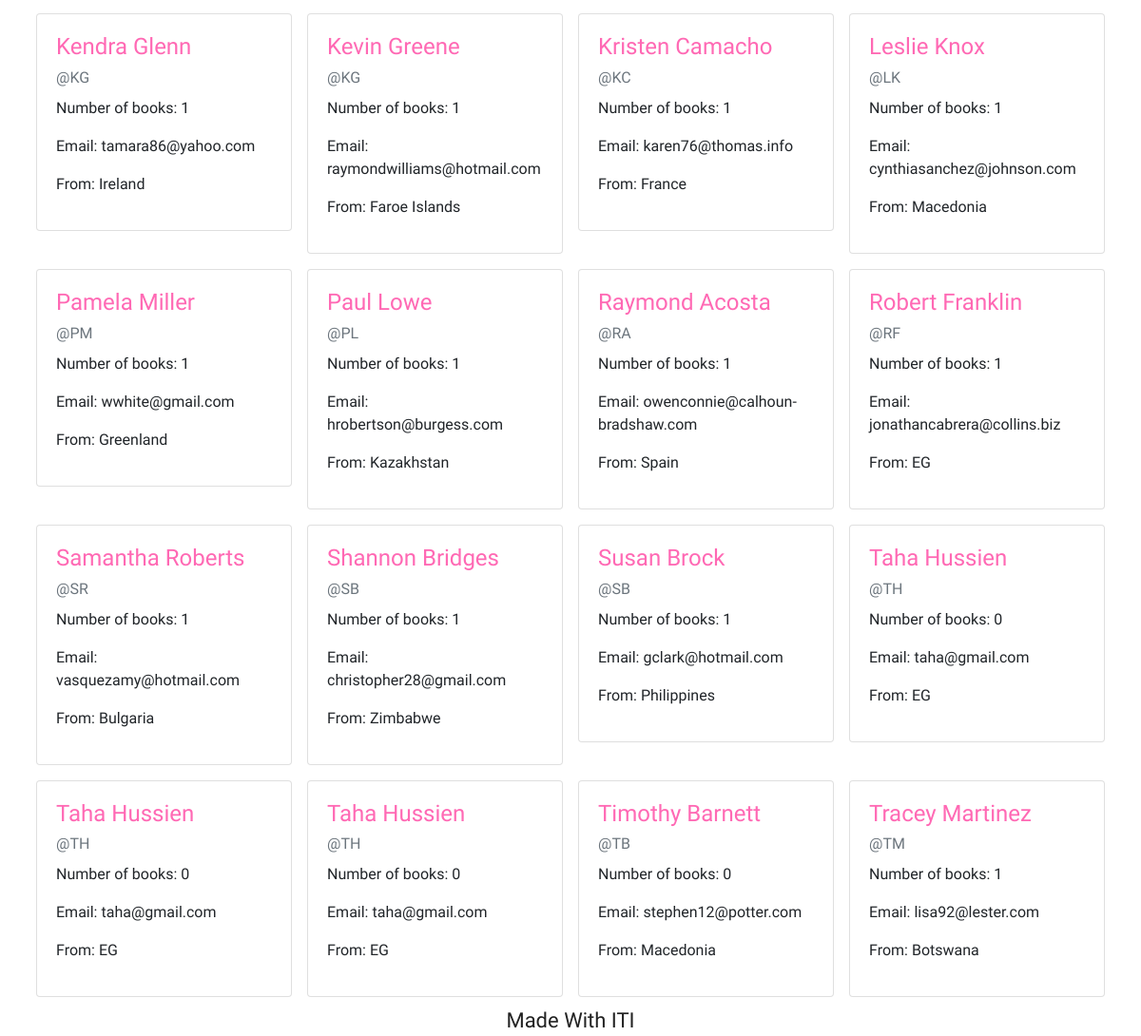
The page /author/author_list (lower part) on the database as committed earlier.
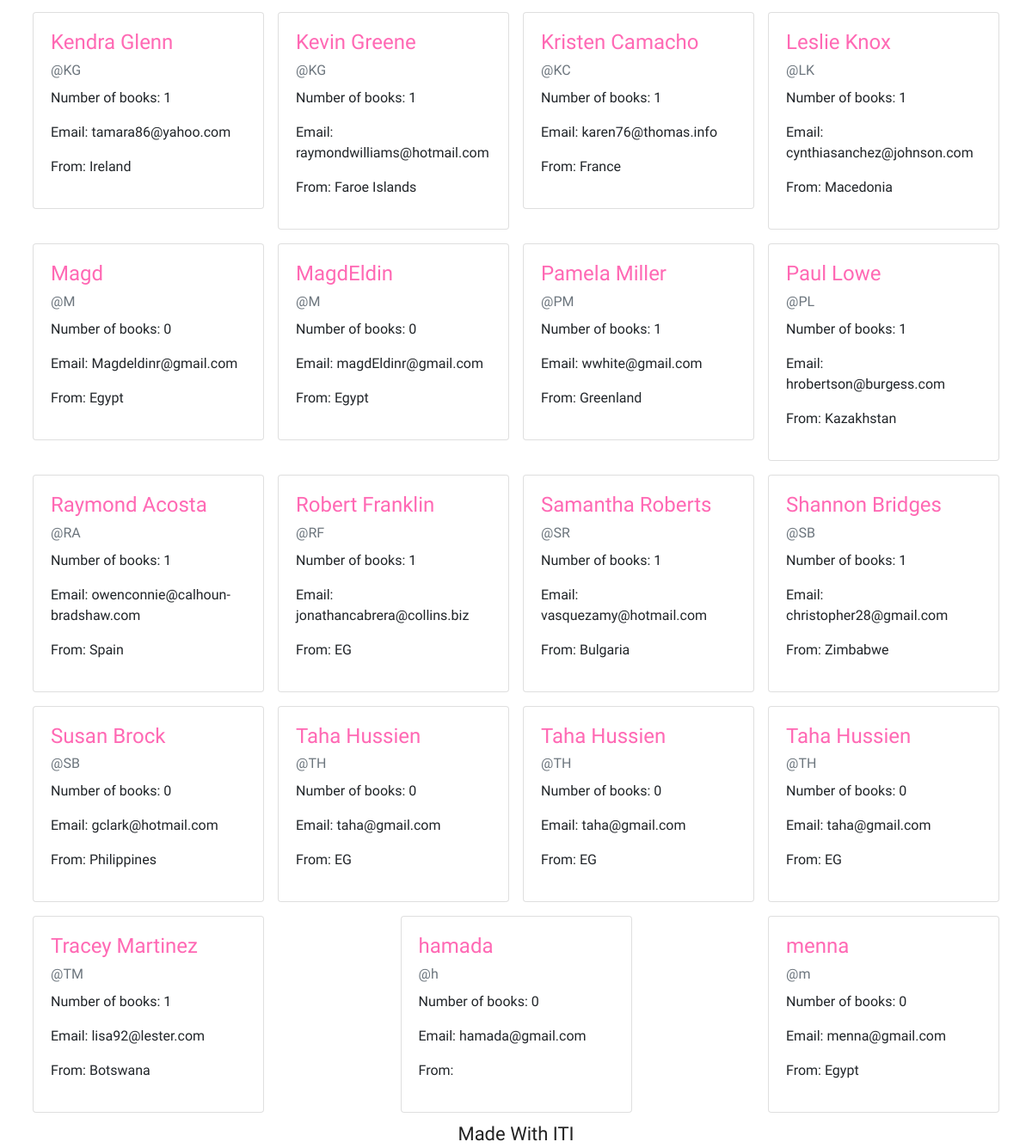
The same page on the database as committed later.
### Author/models.py (models this page shows, shortened)
class Author(models.Model):
    name = models.CharField(max_length=128)
    email = models.CharField(max_length=128)
    nationallity = CountryField()

### Author/views.py (the view)
# urls.py: path('author_list', views.AuthorListView.as_view(), name='author_list'),
class AuthorListView(generic.ListView):
    model = Author
    template_name = 'Author/author_list.html'
    def get_context_data(self, **kwargs):
        context = super().get_context_data(**kwargs)
        authors = Author.objects.all().order_by('name')
        tags = []
        for a in authors:
            name_list = a.name.split()
            tag = ""
            for word in name_list:
                tag += word[0]
            tags.append(tag)
        context["tags"] = tags
        return context
    queryset = Author.objects.all().order_by('name')

### Author/templatetags/get_by_index.py (called while the page is built)
@register.filter
def get_by_index(list, index):
    return list[index]

### Author/templates/Author/author_list.html (shortened to what this page needs)
{% extends 'base.html' %}
{% load static %}
{% load get_by_index %}
{% block extraheading %}
    <link rel="stylesheet" href=" {% static 'css/author.css' %}">
{% endblock extraheading %}
{% block content %}
    <div class="row d-flex justify-content-between">
        {% for a in author_list %}
            <div class="col-md-3 col-12 p-2">
                <div class="card">
                    <div class="card-body">
                        <a href="{% url 'author:author_details' pk=a.pk %}" class="authorLink"><h4 class="card-title">{{ a.name }}</h4></a>
                        <p class="card-subtitle mb-2 text-muted">@{{ tags|get_by_index:forloop.counter0 }}</p>
                        <p class="card-text">Number of books: {{ a.author_books.count }}</p>
                        <p class="card-text">Email: {{ a.email }}</p>
                        <p class="card-text">From: {{ a.nationallity }}</p>
                    </div>
                </div>
            </div>
        {% endfor %}
    </div>
{% endblock content %}

### templates/base.html (shortened to what this page needs)
<!DOCTYPE html>
{% load static %}
<html lang="en">
<head>
    <link rel="stylesheet" href="https://maxcdn.bootstrapcdn.com/bootstrap/4.0.0/css/bootstrap.min.css">
    <link rel="stylesheet" href="https://cdnjs.cloudflare.com/ajax/libs/font-awesome/4.7.0/css/font-awesome.min.css">
    <link rel="stylesheet" href="{% static 'css/base.css' %}">
    {% block extraheading %}
    {% endblock extraheading %}
</head>
<body>
<div class="layout">
    <div class="container main">
        {% block content %}
        {% endblock content %}
    </div>
    <div class="footer  baseColor">
        Made With ITI
    </div>
</div>
</body>
</html>

### static/css/base.css (style rules this page uses)
html,body { width: 100%; height: 100%; font-family: 'Sedgwick Ave', cursive; }
.baseColor { color: #222; }
.layout { display: flex; flex-direction: column; }
.main { display: flex; flex-direction: column; flex-grow: 1; width: 99%; min-height: 600px; }
.footer { text-align: center; height: 5%; font-size: 22px; }

### Author/static/css/author.css (style rules this page uses)
.authorLink { color: hotpink; }

Rows that differ between the two databases and show on the page:
removed Author: name "Timothy Barnett", counter0 "TB", author_books.count "0", email "stephen12@potter.com", nationallity "Macedonia"
added Author: name "Magd", counter0 "M", author_books.count "0", email "Magdeldinr@gmail.com", nationallity "Egypt"
added Author: name "MagdEldin", counter0 "M", author_books.count "0", email "magdEldinr@gmail.com", nationallity "Egypt"
computed for Author "Susan Brock": author_books.count "1" → "0"
added Author: name "hamada", counter0 "h", author_books.count "0", email "hamada@gmail.com"
added Author: name "menna", counter0 "m", author_books.count "0", email "menna@gmail.com", nationallity "Egypt"
